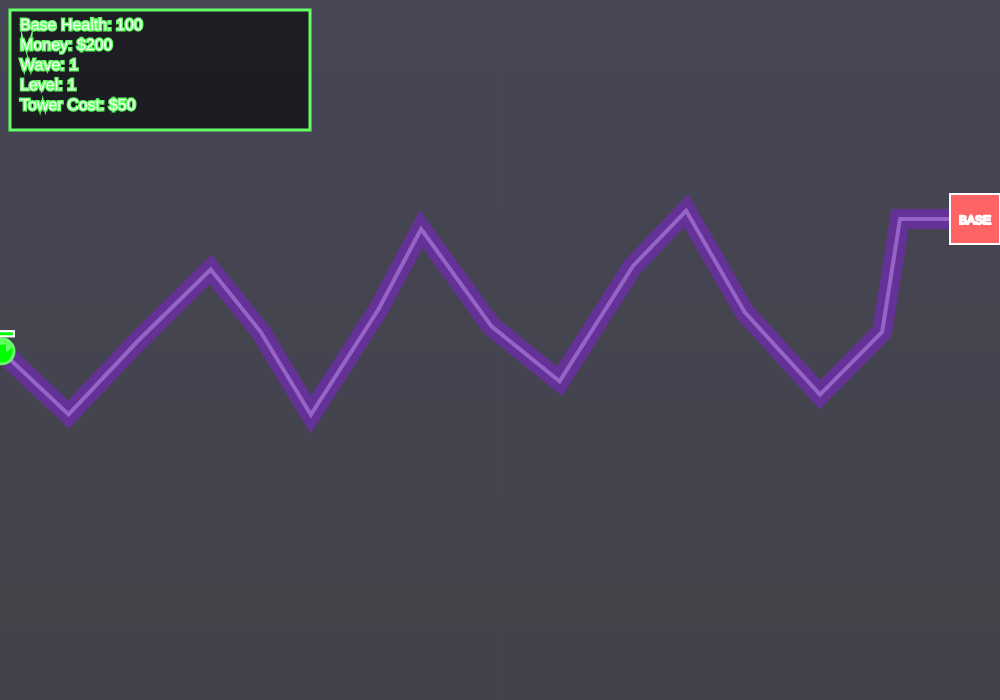
Frame 1 (no input)
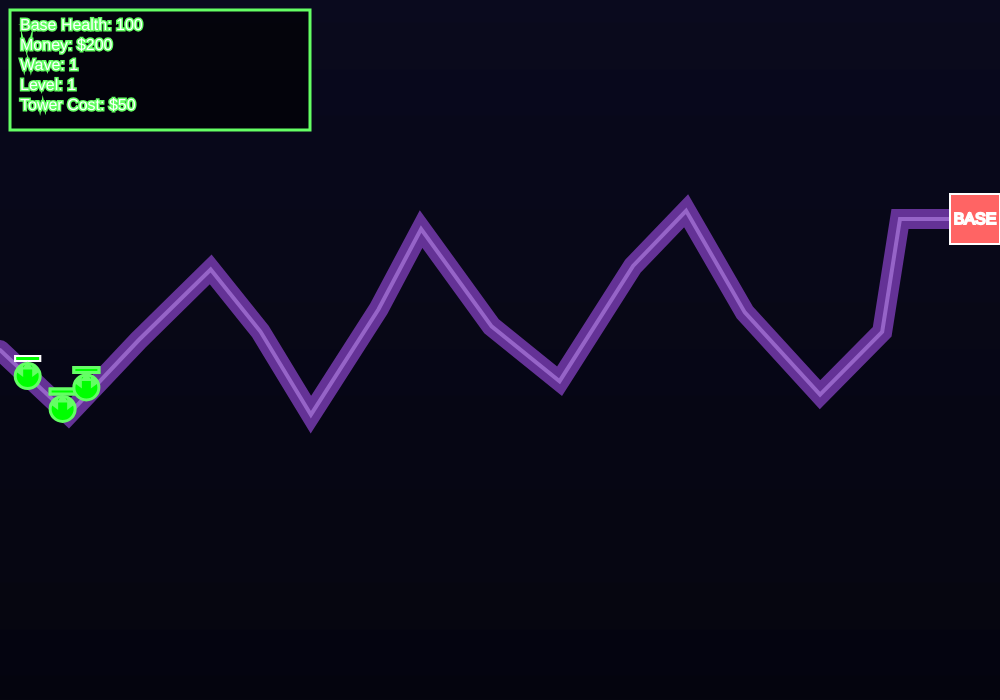
Frame 60 (no input)
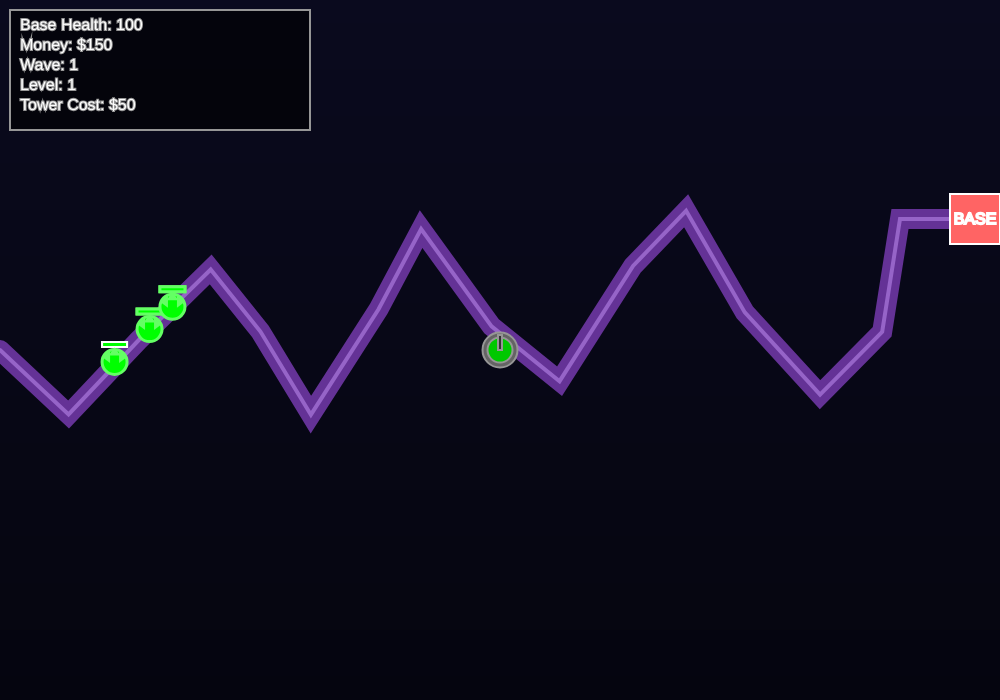
Frame 120 (the mouse pressed at the canvas centre since frame 60)

The p5.js sketch that drew these frames (run headless with seeded random() and noise() and a simulated clock; from frame 60 on, the mouse is pressed at the canvas centre):

// p5.js sketch
// ── sketch.js
let path = []; // Path for aliens to follow
let aliens = []; // Array to store alien entities
let towers = []; // Array to store towers
let baseHealth = 100; // Player's base health
let wave = 1; // Current wave of aliens
let towerCost = 50; // Cost to place a tower
let playerMoney = 200; // Player's starting money
let level = 1; // Current level
let selectedTower = null; // Currently selected tower for upgrades
let spawningWave = false; // Flag to prevent multiple wave spawning

function setup() {
  createCanvas(1000, 700);
  generatePath(level); // Create the path for aliens based on level
  spawnAliens(); // Spawn initial wave of aliens
}

function draw() {
  // Nice gradient background
  for (let i = 0; i <= height; i++) {
    let inter = map(i, 0, height, 0, 1);
    let c = lerpColor(color(10, 10, 30), color(5, 5, 15), inter);
    stroke(c);
    line(0, i, width, i);
  }
  
  drawPath(); // Render the path
  updateAliens(); // Update alien positions
  updateTowers(); // Update tower attacks
  checkBaseHealth(); // Check if base health is depleted
  displayUI(); // Display player stats (money, health, wave, level)
  drawUpgradePanel(); // Draw upgrade buttons
}

function generatePath(level) {
  path = []; // Clear the path for the new level

  let currentX = 0; // Start point
  let currentY = height / 2; // Start in the middle

  path.push({ x: currentX, y: currentY }); // Add the starting point

  let steps = 15; // More segments for longer path
  let zigzagDirection = 1; // For creating zigzag pattern
  
  for (let i = 0; i < steps; i++) {
    let nextX = currentX + random(40, 80); // Move forward in X direction
    let nextY = currentY + (zigzagDirection * random(50, 120)); // Zigzag pattern
    
    // Alternate zigzag direction
    if (i % 2 === 0) {
      zigzagDirection *= -1;
    }

    // Ensure the path stays within canvas bounds
    nextX = constrain(nextX, 0, width - 100);
    nextY = constrain(nextY, 100, height - 100);

    path.push({ x: nextX, y: nextY }); // Add the next point to the path

    currentX = nextX;
    currentY = nextY;
  }

  // Ensure the path ends at the right edge of the canvas
  path.push({ x: width, y: currentY });
}

function drawPath() {
  // Draw path background
  stroke(100, 50, 150);
  strokeWeight(20);
  noFill();
  beginShape();
  for (let point of path) {
    vertex(point.x, point.y);
  }
  endShape();
  
  // Draw path center line
  stroke(150, 100, 200);
  strokeWeight(4);
  beginShape();
  for (let point of path) {
    vertex(point.x, point.y);
  }
  endShape();
  
  // Draw base at the end
  fill(255, 100, 100);
  stroke(255);
  strokeWeight(2);
  rect(width - 50, path[path.length - 1].y - 25, 50, 50);
  fill(255);
  textAlign(CENTER);
  text("BASE", width - 25, path[path.length - 1].y + 5);
}

function spawnAliens() {
  for (let i = 0; i < wave * 3; i++) {
    setTimeout(() => {
      let alienType = random() > 0.5 ? new FastAlien(path[0].x, path[0].y) : new StrongAlien(path[0].x, path[0].y);
      aliens.push(alienType);
    }, i * 500); // Spawn with delay
  }
}

function updateAliens() {
  let survivingAliens = []; // Track aliens that survive the wave

  for (let i = aliens.length - 1; i >= 0; i--) {
    let alien = aliens[i];
    alien.update();
    alien.display();
    
    if (alien.reachedBase()) {
      baseHealth -= alien.damage; // Reduce base health if alien reaches the base
      aliens.splice(i, 1); // Remove alien
    } else if (alien.health <= 0) {
      playerMoney += 10; // Give money for killing alien
      aliens.splice(i, 1); // Remove dead alien
    } else {
      survivingAliens.push(alien); // Add alien to surviving list if not killed
    }
  }

  // Progress to the next wave if all aliens are defeated or reach the base
  if (aliens.length === 0 && !spawningWave) {
    spawningWave = true; // Set flag to prevent multiple calls
    wave++;
    if (wave > 5) {
      wave = 1;
      level++;
      generatePath(level); // Generate new path for the next level
    }
    evolveAliens(survivingAliens); // Evolve aliens for the next wave
  }
}

function evolveAliens(survivingAliens) {
  setTimeout(() => {
    for (let i = 0; i < wave * 3; i++) {
      setTimeout(() => {
        if (survivingAliens.length > 0) {
          // Select a random surviving alien as a "parent"
          let parent = random(survivingAliens);

          // Mutate attributes slightly to make aliens stronger
          let speed = constrain(parent.speed + random(-0.5, 0.5), 1, 5);
          let health = constrain(parent.health + random(-5, 10), 10, 100);
          let damage = constrain(parent.damage + random(-1, 2), 5, 30);

          // Create a new alien with mutated attributes
          aliens.push(new Alien(path[0].x, path[0].y, speed, damage, health, true)); // Mark as mutated
        } else {
          // If no survivors, spawn default aliens
          let alienType = random() > 0.5 ? new FastAlien(path[0].x, path[0].y) : new StrongAlien(path[0].x, path[0].y);
          aliens.push(alienType);
        }
        
        // Reset the spawning flag when the last alien is spawned
        if (i === wave * 3 - 1) {
          spawningWave = false;
        }
      }, i * 500);
    }
  }, 2000); // Wait 2 seconds before next wave
}

function updateTowers() {
  for (let tower of towers) {
    tower.attack(aliens); // Attack aliens within range
    tower.display();
  }
}

function checkBaseHealth() {
  if (baseHealth <= 0) {
    noLoop(); // Stop the game
    fill(255, 0, 0);
    textSize(48);
    textAlign(CENTER);
    text("GAME OVER!", width/2, height/2);
  }
}

function displayUI() {
  // UI Background
  fill(0, 0, 0, 150);
  rect(10, 10, 300, 120);
  
  fill(255);
  textAlign(LEFT);
  textSize(16);
  text(`Base Health: ${baseHealth}`, 20, 30);
  text(`Money: $${playerMoney}`, 20, 50);
  text(`Wave: ${wave}`, 20, 70);
  text(`Level: ${level}`, 20, 90);
  text(`Tower Cost: $${towerCost}`, 20, 110);
}

function drawUpgradePanel() {
  if (selectedTower) {
    // Upgrade panel background
    fill(0, 0, 0, 200);
    rect(width - 250, 50, 240, 200);
    
    fill(255);
    textAlign(CENTER);
    textSize(18);
    text("Tower Upgrades", width - 130, 75);
    
    textSize(14);
    text(`Damage: ${selectedTower.damage}`, width - 130, 100);
    text(`Fire Rate: ${60/selectedTower.fireRate}`, width - 130, 120);
    
    // Upgrade buttons
    fill(100, 150, 255);
    rect(width - 230, 140, 100, 30);
    rect(width - 120, 140, 100, 30);
    
    fill(255);
    text("Upgrade Damage", width - 180, 160);
    text("($50)", width - 180, 175);
    text("Upgrade Fire Rate", width - 70, 160);
    text("($30)", width - 70, 175);
    
    // Close button
    fill(255, 100, 100);
    rect(width - 230, 200, 200, 30);
    fill(255);
    text("Close", width - 130, 220);
  }
}

function mousePressed() {
  // Check upgrade panel clicks
  if (selectedTower) {
    // Damage upgrade button
    if (mouseX > width - 230 && mouseX < width - 130 && mouseY > 140 && mouseY < 170) {
      if (playerMoney >= 50) {
        selectedTower.damage += 5;
        playerMoney -= 50;
      }
      return;
    }
    // Fire rate upgrade button
    if (mouseX > width - 120 && mouseX < width - 20 && mouseY > 140 && mouseY < 170) {
      if (playerMoney >= 30) {
        selectedTower.fireRate = max(5, selectedTower.fireRate - 3);
        playerMoney -= 30;
      }
      return;
    }
    // Close button
    if (mouseX > width - 230 && mouseX < width - 30 && mouseY > 200 && mouseY < 230) {
      selectedTower = null;
      return;
    }
  }
  
  // Check if clicking on existing tower
  for (let tower of towers) {
    if (dist(mouseX, mouseY, tower.x, tower.y) < 20) {
      selectedTower = tower;
      return;
    }
  }
  
  // Place a tower if the player has enough money
  if (playerMoney >= towerCost) {
    towers.push(new Tower(mouseX, mouseY));
    playerMoney -= towerCost;
  }
}

class Alien {
  constructor(x, y, speed, damage, health, mutated = false) {
    this.x = x;
    this.y = y;
    this.speed = speed;
    this.damage = damage;
    this.health = health;
    this.maxHealth = health;
    this.pathIndex = 0; // Current point in the path
    this.mutated = mutated; // Flag to indicate if the alien is mutated
  }

  update() {
    // Move toward the next point in the path
    if (this.pathIndex < path.length - 1) {
      let target = path[this.pathIndex + 1];
      let dx = target.x - this.x;
      let dy = target.y - this.y;
      let distToTarget = sqrt(dx * dx + dy * dy);
      if (distToTarget < 10) {
        this.pathIndex++;
      } else {
        this.x += (dx / distToTarget) * this.speed;
        this.y += (dy / distToTarget) * this.speed;
      }
    }
  }

  display() {
    // Health bar
    let barWidth = 20;
    let barHeight = 4;
    fill(255, 0, 0);
    rect(this.x - barWidth/2, this.y - 15, barWidth, barHeight);
    fill(0, 255, 0);
    rect(this.x - barWidth/2, this.y - 15, (this.health/this.maxHealth) * barWidth, barHeight);
    
    // Alien body
    if (this.mutated) {
      fill(255, 0, 255); // Purple color for mutated aliens
      stroke(255, 100, 255);
    } else {
      fill(255, 0, 0); // Red color for normal aliens
      stroke(255, 100, 100);
    }
    strokeWeight(2);
    ellipse(this.x, this.y, 20, 20);
    
    // Eyes
    fill(255);
    ellipse(this.x - 5, this.y - 3, 4, 4);
    ellipse(this.x + 5, this.y - 3, 4, 4);
  }

  reachedBase() {
    return this.pathIndex >= path.length - 1;
  }
}

class FastAlien extends Alien {
  constructor(x, y, mutated = false) {
    super(x, y, 4, 5, 20, mutated); // Faster speed, lower damage, lower health
  }

  display() {
    // Health bar
    let barWidth = 20;
    let barHeight = 4;
    fill(255, 0, 0);
    rect(this.x - barWidth/2, this.y - 15, barWidth, barHeight);
    fill(0, 255, 0);
    rect(this.x - barWidth/2, this.y - 15, (this.health/this.maxHealth) * barWidth, barHeight);
    
    if (this.mutated) {
      fill(100, 100, 255); // Light blue for mutated fast aliens
      stroke(150, 150, 255);
    } else {
      fill(0, 0, 255); // Blue color for fast aliens
      stroke(100, 100, 255);
    }
    strokeWeight(2);
    ellipse(this.x, this.y, 18, 18);
    
    // Speed lines
    stroke(255);
    strokeWeight(1);
    line(this.x - 15, this.y, this.x - 10, this.y);
    line(this.x - 15, this.y - 3, this.x - 8, this.y - 3);
    line(this.x - 15, this.y + 3, this.x - 8, this.y + 3);
  }
}

class StrongAlien extends Alien {
  constructor(x, y, mutated = false) {
    super(x, y, 2, 15, 50, mutated); // Slower speed, higher damage, higher health
  }

  display() {
    // Health bar
    let barWidth = 25;
    let barHeight = 5;
    fill(255, 0, 0);
    rect(this.x - barWidth/2, this.y - 20, barWidth, barHeight);
    fill(0, 255, 0);
    rect(this.x - barWidth/2, this.y - 20, (this.health/this.maxHealth) * barWidth, barHeight);
    
    if (this.mutated) {
      fill(100, 255, 100); // Light green for mutated strong aliens
      stroke(150, 255, 150);
    } else {
      fill(0, 255, 0); // Green color for strong aliens
      stroke(100, 255, 100);
    }
    strokeWeight(3);
    ellipse(this.x, this.y, 25, 25);
    
    // Armor spikes
    fill(200);
    triangle(this.x, this.y - 12, this.x - 3, this.y - 8, this.x + 3, this.y - 8);
    triangle(this.x - 10, this.y - 5, this.x - 6, this.y - 8, this.x - 6, this.y - 2);
    triangle(this.x + 10, this.y - 5, this.x + 6, this.y - 8, this.x + 6, this.y - 2);
  }
}

class Tower {
  constructor(x, y) {
    this.x = x;
    this.y = y;
    this.range = 100; // Attack range
    this.damage = 20; // Damage dealt to aliens
    this.projectiles = []; // Array to store projectiles
    this.fireRate = 30; // Frames between shots
    this.lastShot = 0; // Track the last frame a shot was fired
  }

  attack(aliens) {
    // Fire projectiles at aliens in range
    if (frameCount - this.lastShot >= this.fireRate) {
      for (let alien of aliens) {
        let d = dist(this.x, this.y, alien.x, alien.y);
        if (d < this.range) {
          this.projectiles.push(new Projectile(this.x, this.y, alien, this.damage));
          this.lastShot = frameCount; // Update last shot time
          break; // Shoot at one alien per frame
        }
      }
    }

    // Update and display projectiles
    for (let i = this.projectiles.length - 1; i >= 0; i--) {
      let projectile = this.projectiles[i];
      projectile.update();
      projectile.display();
      if (projectile.hitTarget()) {
        projectile.target.health -= projectile.damage; // Deal damage to the alien
        this.projectiles.splice(i, 1); // Remove projectile after hitting target
      } else if (projectile.outOfBounds()) {
        this.projectiles.splice(i, 1); // Remove projectile if it goes out of bounds
      }
    }
  }

  display() {
    // Tower base
    fill(100, 100, 100);
    stroke(150);
    strokeWeight(2);
    ellipse(this.x, this.y, 35, 35);
    
    // Tower turret
    fill(0, 200, 0);
    ellipse(this.x, this.y, 25, 25);
    
    // Tower barrel
    fill(50);
    rect(this.x - 2, this.y - 15, 4, 15);
    
    // Range indicator when selected
    if (selectedTower === this) {
      noFill();
      stroke(0, 255, 0, 100);
      strokeWeight(2);
      ellipse(this.x, this.y, this.range * 2, this.range * 2);
    }
  }
}

class Projectile {
  constructor(x, y, target, damage) {
    this.x = x;
    this.y = y;
    this.target = target; // Target alien
    this.damage = damage; // Damage dealt to the target
    this.speed = 8; // Speed of the projectile
  }

  update() {
    // Move toward the target
    let dx = this.target.x - this.x;
    let dy = this.target.y - this.y;
    let distToTarget = sqrt(dx * dx + dy * dy);
    this.x += (dx / distToTarget) * this.speed;
    this.y += (dy / distToTarget) * this.speed;
  }

  display() {
    fill(255, 255, 0);
    stroke(255, 200, 0);
    strokeWeight(2);
    ellipse(this.x, this.y, 8, 8); // Draw the projectile
  }

  hitTarget() {
    // Check if the projectile hits the target
    return dist(this.x, this.y, this.target.x, this.target.y) < 12;
  }

  outOfBounds() {
    // Check if the projectile goes out of bounds
    return this.x < 0 || this.x > width || this.y < 0 || this.y > height;
  }
}


// ── alien.js
// Genetic algorithm settings
let populationSize = 50;
let mutationRate = 0.1;

// Wave spawning variables
let spawnTimer = 0;
let aliensToSpawn = 0;
let spawnDelay = 90; // frames between spawns

function initializeAlienGenes() {
    alienGenes = [];
    for (let i = 0; i < populationSize; i++) {
        alienGenes.push({
            health: random(50, 150),
            speed: random(0.5, 2.5),
            spawnSide: floor(random(4)) // 0=top, 1=right, 2=bottom, 3=left
        });
    }
}

function handleSpawning() {
    if (gameState.waveActive && aliensToSpawn > 0) {
        spawnTimer++;
        
        if (spawnTimer >= spawnDelay) {
            // Spawn an alien
            spawnAlien();
            console.log(`✨ Spawned alien ${aliens.length}, ${aliensToSpawn - 1} remaining`);
            
            aliensToSpawn--;
            spawnTimer = 0; // Reset timer
            
            if (aliensToSpawn === 0) {
                console.log("🎯 All aliens spawned for this wave");
            }
        }
    }
}

function checkObstacleCollision(x, y) {
    // Check bounds
    if (x < 0 || x >= width || y < 0 || y >= height) {
        return true;
    }
    
    // Check terrain grid for rocks - FIX: correct array indexing
    if (window.terrainGrid) {
        let gridX = floor(x / cellSize);
        let gridY = floor(y / cellSize);
        
        if (gridX >= 0 && gridX < mapCols && gridY >= 0 && gridY < mapRows) {
            return window.terrainGrid[gridX][gridY] === 'rock'; // Fixed: was [gridY][gridX]
        }
    }
    
    return false;
}

function updateAlien(alien) {
    // Move toward target with improved collision detection
    let dx = alien.target.x - alien.x;
    let dy = alien.target.y - alien.y;
    let distance = sqrt(dx * dx + dy * dy);
    
    if (distance > 5) {
        // Calculate movement direction
        let moveX = (dx / distance) * alien.speed;
        let moveY = (dy / distance) * alien.speed;
        
        // Use smaller steps for collision detection to prevent tunneling
        let steps = ceil(alien.speed); // Break movement into smaller steps
        let stepX = moveX / steps;
        let stepY = moveY / steps;
        
        let currentX = alien.x;
        let currentY = alien.y;
        let alienRadius = 7.5;
        let collisionDetected = false;
        
        // Check each small step
        for (let step = 0; step < steps; step++) {
            let nextX = currentX + stepX;
            let nextY = currentY + stepY;
            
            // Check collision at multiple points around the alien
            let checkPoints = [
                {x: nextX, y: nextY}, // center
                {x: nextX - alienRadius, y: nextY - alienRadius}, // top-left
                {x: nextX + alienRadius, y: nextY - alienRadius}, // top-right
                {x: nextX - alienRadius, y: nextY + alienRadius}, // bottom-left
                {x: nextX + alienRadius, y: nextY + alienRadius}  // bottom-right
            ];
            
            let stepCollision = false;
            for (let point of checkPoints) {
                if (checkObstacleCollision(point.x, point.y)) {
                    stepCollision = true;
                    collisionDetected = true;
                    break;
                }
            }
            
            if (stepCollision) {
                break; // Stop moving if we hit an obstacle
            }
            
            // Move to next step position
            currentX = nextX;
            currentY = nextY;
        }
        
        if (!collisionDetected) {
            // Safe to move to final position
            alien.x = currentX;
            alien.y = currentY;
        } else {
            // Collision detected - try to move around obstacle
            moveAroundObstacle(alien, dx, dy, distance);
        }
    } else {
        // Pick new target that's not on a rock
        alien.target = findValidTarget();
    }
    
    // Capture territory
    let gridX = floor(alien.x / cellSize);
    let gridY = floor(alien.y / cellSize);
    if (gridX >= 0 && gridX < mapCols && gridY >= 0 && gridY < mapRows) {
        territory[gridX][gridY] = 'alien';
    }
}

function moveAroundObstacle(alien, dx, dy, distance) {
    // Add a stuckCounter to track if alien is stuck
    if (!alien.stuckCounter) alien.stuckCounter = 0;
    if (!alien.lastPosition) alien.lastPosition = {x: alien.x, y: alien.y};
    
    // Check if alien hasn't moved much (is stuck)
    let distanceMoved = sqrt((alien.x - alien.lastPosition.x)**2 + (alien.y - alien.lastPosition.y)**2);
    if (distanceMoved < 1) {
        alien.stuckCounter++;
    } else {
        alien.stuckCounter = 0;
    }
    
    // If stuck for too long, pick a completely new target
    if (alien.stuckCounter > 20) {
        alien.target = findValidTarget();
        alien.stuckCounter = 0;
        alien.lastPosition = {x: alien.x, y: alien.y};
        return;
    }
    
    // Try moving perpendicular to the obstacle with smaller steps
    let alienRadius = 7.5;
    let avoidanceSpeed = alien.speed * 0.5; // Slower when avoiding obstacles
    let perpX1 = -dy / distance * avoidanceSpeed;
    let perpY1 = dx / distance * avoidanceSpeed;
    let perpX2 = dy / distance * avoidanceSpeed;
    let perpY2 = -dx / distance * avoidanceSpeed;
    
    // Try first perpendicular direction with step-by-step checking
    if (canMoveTo(alien.x + perpX1, alien.y + perpY1, alienRadius)) {
        alien.x += perpX1;
        alien.y += perpY1;
        alien.lastPosition = {x: alien.x, y: alien.y};
    }
    // Try second perpendicular direction
    else if (canMoveTo(alien.x + perpX2, alien.y + perpY2, alienRadius)) {
        alien.x += perpX2;
        alien.y += perpY2;
        alien.lastPosition = {x: alien.x, y: alien.y};
    }
    // Try moving at an angle (diagonal avoidance)
    else {
        let angleOffset = alien.stuckCounter * 0.2; // More dramatic angle changes
        let newDx = dx * cos(angleOffset) - dy * sin(angleOffset);
        let newDy = dx * sin(angleOffset) + dy * cos(angleOffset);
        let newDistance = sqrt(newDx * newDx + newDy * newDy);
        
        if (newDistance > 0) {
            let testX = alien.x + (newDx / newDistance) * avoidanceSpeed;
            let testY = alien.y + (newDy / newDistance) * avoidanceSpeed;
            
            if (canMoveTo(testX, testY, alienRadius)) {
                alien.x = testX;
                alien.y = testY;
                alien.lastPosition = {x: alien.x, y: alien.y};
            }
        }
    }
}

function canMoveTo(x, y, radius) {
    // Check multiple points around the alien's intended position
    let checkPoints = [
        {x: x, y: y}, // center
        {x: x - radius, y: y - radius}, // top-left
        {x: x + radius, y: y - radius}, // top-right
        {x: x - radius, y: y + radius}, // bottom-left
        {x: x + radius, y: y + radius}, // bottom-right
        {x: x - radius, y: y}, // left
        {x: x + radius, y: y}, // right
        {x: x, y: y - radius}, // top
        {x: x, y: y + radius}  // bottom
    ];
    
    for (let point of checkPoints) {
        if (checkObstacleCollision(point.x, point.y)) {
            return false;
        }
    }
    
    return true;
}

function findValidTarget() {
    let attempts = 0;
    let target = { x: random(width), y: random(height) };
    
    // Try up to 50 times to find a valid target
    while (attempts < 70) {
        target = { 
            x: random(cellSize, width - cellSize), 
            y: random(cellSize, height - cellSize) 
        };
        
        // Check a small area around the target, not just the exact point
        let validTarget = true;
        for (let offsetX = -10; offsetX <= 10; offsetX += 5) {
            for (let offsetY = -10; offsetY <= 10; offsetY += 5) {
                if (checkObstacleCollision(target.x + offsetX, target.y + offsetY)) {
                    validTarget = false;
                    break;
                }
            }
            if (!validTarget) break;
        }
        
        if (validTarget) {
            break;
        }
        
        attempts++;
    }
    
    return target;
}

function spawnAlien() {
    let gene = random(alienGenes);
    let alien = {
        x: 0,
        y: 0,
        health: gene.health,
        maxHealth: gene.health,
        speed: gene.speed,
        target: findValidTarget(),
        captureRadius: 30,
        stuckCounter: 0,
        lastPosition: {x: 0, y: 0}
    };
    
    // Set spawn position based on gene, avoiding rocks
    let spawnAttempts = 0;
    let validSpawn = false;
    
    while (!validSpawn && spawnAttempts < 50) {
        switch(gene.spawnSide) {
            case 0: // top
                alien.x = random(20, width - 20);
                alien.y = 20;
                break;
            case 1: // right
                alien.x = width - 20;
                alien.y = random(20, height - 20);
                break;
            case 2: // bottom
                alien.x = random(20, width - 20);
                alien.y = height - 20;
                break;
            case 3: // left
                alien.x = 20;
                alien.y = random(20, height - 20);
                break;
        }
        
        // Check if spawn position is clear (including area around alien)
        validSpawn = true;
        for (let offsetX = -10; offsetX <= 10; offsetX += 5) {
            for (let offsetY = -10; offsetY <= 10; offsetY += 5) {
                if (checkObstacleCollision(alien.x + offsetX, alien.y + offsetY)) {
                    validSpawn = false;
                    break;
                }
            }
            if (!validSpawn) break;
        }
        
        spawnAttempts++;
    }
    
    // If we couldn't find a valid spawn position, try center of map
    if (!validSpawn) {
        alien.x = width / 2;
        alien.y = height / 2;
    }
    
    alien.lastPosition = {x: alien.x, y: alien.y};
    aliens.push(alien);
}

function trackAlienPerformance(alien) {
    // Track when alien dies and calculate survival time
    if (!alien.spawnTime) {
        alien.spawnTime = frameCount;
    }
    
    if (alien.health <= 0) {
        gameState.money += 100; // Reward for killing alien
        alien.survivalTime = frameCount - alien.spawnTime;
        // Store performance data for genetic algorithm
        if (!alien.geneIndex && alien.geneIndex !== 0) {
            // Find which gene this alien came from
            for (let i = 0; i < alienGenes.length; i++) {
                if (alienGenes[i].health === alien.maxHealth && 
                    alienGenes[i].speed === alien.speed) {
                    alien.geneIndex = i;
                    break;
                }
            }
        }
        
        if (alien.geneIndex !== undefined) {
            if (!alienGenes[alien.geneIndex].totalSurvivalTime) {
                alienGenes[alien.geneIndex].totalSurvivalTime = 0;
                alienGenes[alien.geneIndex].spawnCount = 0;
            }
            alienGenes[alien.geneIndex].totalSurvivalTime += alien.survivalTime;
            alienGenes[alien.geneIndex].spawnCount++;
        }
    }
}

function evolveAliens() {
    // Enhanced genetic algorithm using performance data
    let newGenes = [];
    
    // Calculate fitness scores based on performance
    for (let gene of alienGenes) {
        if (gene.spawnCount > 0) {
            gene.avgSurvivalTime = gene.totalSurvivalTime / gene.spawnCount;
            gene.fitness = gene.avgSurvivalTime + (gene.health * 0.1) + (gene.speed * 10);
        } else {
            gene.fitness = gene.health * 0.1; // Fallback for unspawned genes
        }
    }
    
    // Sort by fitness instead of just health
    alienGenes.sort((a, b) => (b.fitness || 0) - (a.fitness || 0));
    
    // Keep best performers
    for (let i = 0; i < populationSize / 2; i++) {
        newGenes.push({...alienGenes[i]}); // Copy to avoid reference issues
    }
    
    // Create offspring with mutations
    while (newGenes.length < populationSize) {
        let parent1 = random(newGenes);
        let parent2 = random(newGenes);
        
        let child = {
            health: lerp(parent1.health, parent2.health, 0.5),
            speed: lerp(parent1.speed, parent2.speed, 0.5),
            spawnSide: random() < 0.5 ? parent1.spawnSide : parent2.spawnSide
        };
        
        // Mutation
        if (random() < mutationRate) {
            child.health += random(-20, 20);
            child.speed += random(-0.5, 0.5);
            child.spawnSide = floor(random(4));
        }
        
        // Clamp values to reasonable ranges
        child.health = constrain(child.health, 30, 200);
        child.speed = constrain(child.speed, 0.3, 3.0);
        
        newGenes.push(child);
    }
    
    alienGenes = newGenes;
    console.log(`🧬 Evolution complete. Best fitness: ${alienGenes[0].fitness?.toFixed(1) || 'N/A'}`);
} 

// ── map.js
function initializeTerritory() {
    territory = [];
    for (let i = 0; i < mapCols; i++) {
        territory[i] = [];
        for (let j = 0; j < mapRows; j++) {
            territory[i][j] = 'neutral'; // 'neutral', 'player', 'alien'
        }
    }
}

function generateMap() {
    // Define tile types and their adjacency rules - removed water, reduced rock probability
    let tileTypes = {
        'ground': { adjacent: ['ground', 'rock'], color: [34, 139, 34] },
        'rock': { adjacent: ['ground', 'rock'], color: [105, 105, 105] }
    };
    
    // Initialize grid with all possibilities
    let waveGrid = [];
    for (let i = 0; i < mapCols; i++) {
        waveGrid[i] = [];
        for (let j = 0; j < mapRows; j++) {
            // Weight the initial possibilities to favor ground over rock
            let possibilities = [];
            // Add ground multiple times to increase its probability
            for (let k = 0; k < 9; k++) { // 8 ground vs 2 rock = 80% ground, 20% rock
                possibilities.push('ground');
            }
            for (let k = 0; k < 1; k++) {
                possibilities.push('rock');
            }
            waveGrid[i][j] = possibilities;
        }
    }
    
    // Simple WFC implementation
    let maxIterations = mapCols * mapRows * 2; // Prevent infinite loops
    let iterations = 0;
    
    while (!isFullyCollapsed(waveGrid) && iterations < maxIterations) {
        let cell = findLowestEntropy(waveGrid);
        if (cell) {
            let chosenTile = random(waveGrid[cell.x][cell.y]);
            waveGrid[cell.x][cell.y] = [chosenTile];
            
            // Propagate constraints to neighbors
            propagateConstraints(waveGrid, cell.x, cell.y, tileTypes);
        }
        iterations++;
    }
    
    // Convert to obstacles and store terrain
    obstacles = [];
    window.terrainGrid = []; // Store terrain for drawing
    
    for (let i = 0; i < mapCols; i++) {
        window.terrainGrid[i] = [];
        for (let j = 0; j < mapRows; j++) {
            let tileType = waveGrid[i][j].length > 0 ? waveGrid[i][j][0] : 'ground';
            window.terrainGrid[i][j] = tileType;
            
            if (tileType === 'rock') {
                obstacles.push({x: i * cellSize, y: j * cellSize});
            }
        }
    }
}

function isFullyCollapsed(grid) {
    for (let i = 0; i < grid.length; i++) {
        for (let j = 0; j < grid[i].length; j++) {
            if (grid[i][j].length > 1) {
                return false;
            }
        }
    }
    return true;
}

function findLowestEntropy(grid) {
    let minEntropy = Infinity;
    let candidates = [];
    
    for (let i = 0; i < grid.length; i++) {
        for (let j = 0; j < grid[i].length; j++) {
            let entropy = grid[i][j].length;
            if (entropy > 1 && entropy < minEntropy) {
                minEntropy = entropy;
                candidates = [{x: i, y: j}];
            } else if (entropy === minEntropy && entropy > 1) {
                candidates.push({x: i, y: j});
            }
        }
    }
    
    return candidates.length > 0 ? random(candidates) : null;
}

function propagateConstraints(grid, x, y, tileTypes) {
    let stack = [{x: x, y: y}];
    
    while (stack.length > 0) {
        let current = stack.pop();
        let currentTile = grid[current.x][current.y][0];
        
        // Check all 4 neighbors
        let neighbors = [
            {x: current.x - 1, y: current.y},
            {x: current.x + 1, y: current.y},
            {x: current.x, y: current.y - 1},
            {x: current.x, y: current.y + 1}
        ];
        
        for (let neighbor of neighbors) {
            if (neighbor.x >= 0 && neighbor.x < grid.length && 
                neighbor.y >= 0 && neighbor.y < grid[0].length) {
                
                if (grid[neighbor.x][neighbor.y].length > 1) {
                    let oldLength = grid[neighbor.x][neighbor.y].length;
                    
                    // Filter neighbor possibilities based on current tile's adjacency rules
                    grid[neighbor.x][neighbor.y] = grid[neighbor.x][neighbor.y].filter(tile => 
                        tileTypes[currentTile].adjacent.includes(tile)
                    );
                    
                    // If possibilities changed, add to stack for further propagation
                    if (grid[neighbor.x][neighbor.y].length < oldLength && 
                        grid[neighbor.x][neighbor.y].length > 0) {
                        stack.push(neighbor);
                    }
                    
                    // Handle contradiction (no valid tiles left)
                    if (grid[neighbor.x][neighbor.y].length === 0) {
                        grid[neighbor.x][neighbor.y] = ['ground']; // Fallback
                    }
                }
            }
        }
    }
}

function updateTerritory() {
    // Slowly convert alien territory back to neutral
    if (frameCount % 300 === 0) {
        for (let i = 0; i < mapCols; i++) {
            for (let j = 0; j < mapRows; j++) {
                if (territory[i][j] === 'alien' && random() < 0.1) {
                    territory[i][j] = 'neutral';
                }
            }
        }
    }
}

function calculateCapturedPercent() {
    let alienCells = 0;
    let totalCells = mapCols * mapRows * 0.8;
    
    for (let i = 0; i < mapCols; i++) {
        for (let j = 0; j < mapRows; j++) {
            if (territory[i][j] === 'alien') {
                alienCells++;
            }
        }
    }
    
    capturedPercent = (alienCells / totalCells) * 100;
}
// ── screens.js
function drawIntro() {
    // Create animated background
    background(20, 20, 40);
    
    // Draw moving stars
    fill(255, 255, 255, 150);
    for (let i = 0; i < 50; i++) {
        let x = (frameCount * 0.5 + i * 123) % width;
        let y = (i * 234) % height;
        ellipse(x, y, 2, 2);
    }
    
    // Draw larger moving stars
    fill(255, 255, 255, 100);
    for (let i = 0; i < 20; i++) {
        let x = (frameCount * 0.2 + i * 456) % width;
        let y = (i * 789) % height;
        ellipse(x, y, 3, 3);
    }
    
    // Title with glow effect
    textAlign(CENTER);
    
    // Glow effect
    fill(255, 0, 0, 50);
    textSize(52);
    text("ALIEN INVASION", width/2 + 2, height/2 - 180 + 2);
    fill(255, 0, 0, 50);
    text("ALIEN INVASION", width/2 - 2, height/2 - 180 - 2);
    
    // Main title
    fill(255, 50, 50);
    textSize(50);
    text("ALIEN INVASION", width/2, height/2 - 180);
    
    // Subtitle with animation
    let pulseAlpha = 150 + sin(frameCount * 0.1) * 105;
    fill(255, 255, 100, pulseAlpha);
    textSize(24);
    text("Defend Earth from the Evolving Threat", width/2, height/2 - 140);
    
    // Game description
    fill(200, 200, 255);
    textSize(16);
    text("In the year 2157, Earth detects a massive alien presence—Xenomorphs—emerging ", width/2, height/2 - 100);
    text("from the void between galaxies. These adaptive beings evolve with every battle,", width/2, height/2 - 80);
    text("growing stronger through surviving units. As humanity’s last line of defense,", width/2, height/2 - 60);
    text("you must fortify invasion routes before their deadlier return", width/2, height/2 - 40);
    text("The fate of mankind depends on your strategy.", width/2, height/2 - 20);
    // Instructions box
    fill(0, 0, 0, 100);
    rect(width/2 - 200, height/2 + 20, 400, 160, 10);
    
    fill(255, 255, 255);
    textSize(18);
    text("HOW TO PLAY:", width/2, height/2 + 45);
    
    textSize(14);
    textAlign(LEFT);
    text("• Press SPACE to start each wave", width/2 - 180, height/2 + 70);
    text("• Click to place turrets (Combat or Money)", width/2 - 180, height/2 + 90);
    text("• Combat turrets shoot aliens", width/2 - 180, height/2 + 110);
    text("• Money turrets generate income", width/2 - 180, height/2 + 130);
    text("• Don't let aliens capture 50% of the world!", width/2 - 180, height/2 + 150);
    text("• Survive 25 waves to secure our future!", width/2 - 180, height/2 + 170);
    
    // Start button with animation
    textAlign(CENTER);
    let buttonPulse = 1 + sin(frameCount * 0.15) * 0.1;
    
    // Button background
    fill(0, 150, 0, 200);
    rect(width/2 - 130 * buttonPulse, height/2 + 200, 260 * buttonPulse, 50 * buttonPulse, 10);
    
    // Button border
    stroke(0, 255, 0);
    strokeWeight(2);
    noFill();
    rect(width/2 - 130 * buttonPulse, height/2 + 200, 260 * buttonPulse, 50 * buttonPulse, 10);
    noStroke();
    
    // Button text
    fill(255, 255, 255);
    textSize(20 * buttonPulse);
    text("PRESS ENTER TO START", width/2, height/2 + 230);
    
    // Credits
    fill(150, 150, 150);
    textSize(12);
    text("Features: Wave Function Collapse • Genetic Algorithm • Line of Sight", width/2, height - 40);
    text("Press 'R' anytime to restart", width/2, height - 20);
    
    // Add some alien silhouettes floating around
    fill(255, 0, 0, 100);
    for (let i = 0; i < 5; i++) {
        let alienX = width/4 - 50 + sin(frameCount * 0.02 + i) * 100;
        let alienY = 125 + i * 80 + cos(frameCount * 0.03 + i) * 30;
        ellipse(alienX, alienY, 15, 15);
        
        alienX = 3 * width/4 + 50 + sin(frameCount * 0.025 + i + PI) * 80;
        alienY = 145 + i * 70 + cos(frameCount * 0.035 + i + PI) * 40;
        ellipse(alienX, alienY, 12, 12);
    }
    
    textAlign(LEFT); // Reset text alignment
}

function drawGameOver() {
    // Dark, ominous background with gradient effect
    for (let i = 0; i < height; i++) {
        let inter = map(i, 0, height, 0, 1);
        let c = lerpColor(color(20, 0, 0), color(80, 20, 20), inter);
        stroke(c);
        line(0, i, width, i);
    }
    
    // Add some dark alien ships silhouettes in the sky
    fill(0, 0, 0, 150);
    for (let i = 0; i < 8; i++) {
        let shipX = width * 0.2 + i * (width * 0.1) + sin(frameCount * 0.01 + i) * 20;
        let shipY = 50 + i * 15 + cos(frameCount * 0.015 + i) * 10;
        
        // Draw alien ship silhouette
        ellipse(shipX, shipY, 40, 15);
        ellipse(shipX, shipY - 5, 25, 8);
        
        // Add some dim red lights
        fill(150, 0, 0, 100);
        ellipse(shipX - 8, shipY, 3, 3);
        ellipse(shipX + 8, shipY, 3, 3);
        fill(0, 0, 0, 150);
    }
    
    // Flickering emergency lighting effect
    let flicker = 200 + sin(frameCount * 0.3) * 55;
    fill(255, 0, 0, flicker * 0.3);
    rect(0, 0, width, height);
    
    // Main "GAME OVER" title with dramatic effect
    textAlign(CENTER);
    
    // Shadow/glow effect for title
    fill(0, 0, 0, 150);
    textSize(48);
    text("GAME OVER", width/2 + 3, height/2 - 180 + 3);
    
    // Main title with red glow
    fill(255, 50, 50);
    textSize(45);
    text("GAME OVER", width/2, height/2 - 180);
    
    // Subtitle based on failure type
    fill(255, 100, 100);
    textSize(18);
    if (gameState.state === 'gameOver2') {
        text("ECONOMIC COLLAPSE", width/2, height/2 - 140);
        text("Resources Depleted - Defense Systems Offline", width/2, height/2 - 120);
    } else {
        text("PLANETARY INVASION COMPLETE", width/2, height/2 - 140);
        text("Territory Lost - Earth Overrun", width/2, height/2 - 120);
    }
    
    // Main dramatic narrative text
    fill(220, 220, 220);
    textSize(16);
    textLeading(22); // Increase line spacing for better readability
    
    let narrativeText = "The base has been overrun. The Xenomorphs have breached\n" +
                       "Earth's final defensive line. As their ships darken the sky\n" +
                       "above, one truth becomes clear: they have learned everything\n" +
                       "they needed to know. Humanity's last transmission echoes\n" +
                       "into the void...";
    
    text(narrativeText, width/2, height/2 - 80);
    
    // Darwin quote in italics effect (using slightly different styling)
    fill(180, 180, 255);
    textSize(14);
    textLeading(18);
    
    let quoteText = '"It is not the strongest of the species that survives,\n' +
                   'nor the most intelligent that survives.\n' +
                   'It is the one that is the most adaptable to change"\n\n' +
                   '- Charles Darwin';
    
    text(quoteText, width/2, height/2 + 60);
    
    // Statistics box showing what went wrong
    fill(0, 0, 0, 120);
    rect(width/2 - 200, height/2 + 140, 400, 100, 8);
    
    fill(255, 150, 150);
    textSize(16);
    text("FINAL STATISTICS", width/2, height/2 + 160);
    
    fill(200, 200, 200);
    textSize(12);
    textAlign(LEFT);
    text(`Wave Reached: ${gameState.wave}`, width/2 - 180, height/2 + 180);
    text(`Territory Lost: ${capturedPercent.toFixed(1)}%`, width/2 - 180, height/2 + 195);
    text(`Turrets Deployed: ${turrets.length}`, width/2 - 180, height/2 + 210);
    text(`Final Resources: $${gameState.money}`, width/2 - 180, height/2 + 225);
    
    textAlign(RIGHT);
    text(`Aliens Eliminated: ${Math.max(0, (gameState.wave - 1) * 8)}`, width/2 + 180, height/2 + 180);
    text(`Defense Duration: ${Math.floor(frameCount / 60)}s`, width/2 + 180, height/2 + 195);
    text(`Evolution Cycles: ${gameState.wave - 1}`, width/2 + 180, height/2 + 210);
    text(`Survival Rating: FAILED`, width/2 + 180, height/2 + 225);
    
    // Restart instructions with pulsing effect
    textAlign(CENTER);
    let pulseAlpha = 150 + sin(frameCount * 0.1) * 105;
    fill(255, 255, 255, pulseAlpha);
    textSize(18);
    text("Press R to attempt defense again", width/2, height/2 + 270);
    
    fill(150, 150, 150);
    textSize(12);
    text("Press ENTER to return to briefing", width/2, height/2 + 295);
    
    // Add some floating ash/debris particles
    fill(100, 100, 100, 150);
    for (let i = 0; i < 20; i++) {
        let ashX = (frameCount * 0.3 + i * 67) % width;
        let ashY = (frameCount * 0.5 + i * 123) % height;
        ellipse(ashX, ashY, 2, 2);
    }
    
    fill(80, 80, 80, 100);
    for (let i = 0; i < 15; i++) {
        let ashX = (frameCount * 0.2 + i * 234) % width;
        let ashY = (frameCount * 0.4 + i * 345) % height;
        ellipse(ashX, ashY, 3, 3);
    }
    
    textAlign(LEFT); // Reset alignment
}
function drawGameWin() {
    // Purple-blue gradient background matching the CSS gradient
    for (let i = 0; i < height; i++) {
        let inter = map(i, 0, height, 0, 1);
        // Converting the CSS gradient: rgba(166,64,221,1) to rgba(102,165,235,1)
        let c = lerpColor(color(166, 64, 221), color(102, 165, 235), inter);
        stroke(c);
        line(0, i, width, i);
    }
    
    // Add celebratory fireworks effect
    fill(255, 255, 255, 200);
    for (let i = 0; i < 12; i++) {
        let fireworkX = (frameCount * 0.02 + i * 234) % width;
        let fireworkY = 50 + (i * 123) % (height * 0.4);
        
        // Firework burst
        for (let j = 0; j < 8; j++) {
            let angle = (j / 8) * TWO_PI + frameCount * 0.1;
            let burstRadius = 20 + sin(frameCount * 0.15 + i) * 15;
            let sparkX = fireworkX + cos(angle) * burstRadius;
            let sparkY = fireworkY + sin(angle) * burstRadius;
            
            fill(255, 215 + sin(frameCount * 0.1 + j) * 40, 0, 180);
            ellipse(sparkX, sparkY, 4, 4);
        }
    }
    
    // Add triumphant human ships in formation
    fill(0, 100, 255, 200);
    for (let i = 0; i < 6; i++) {
        let shipX = width * 0.15 + i * (width * 0.12) + sin(frameCount * 0.008 + i) * 10;
        let shipY = 80 + i * 8 + cos(frameCount * 0.01 + i) * 5;
        
        // Draw human ship silhouette (more angular/military)
        rect(shipX - 15, shipY, 30, 8);
        triangle(shipX - 20, shipY + 4, shipX - 15, shipY, shipX - 15, shipY + 8);
        triangle(shipX + 15, shipY, shipX + 20, shipY + 4, shipX + 15, shipY + 8);
        
        // Add blue engine glow
        fill(100, 200, 255, 150);
        ellipse(shipX - 18, shipY + 2, 4, 2);
        ellipse(shipX - 18, shipY + 6, 4, 2);
        fill(0, 100, 255, 200);
    }
    
    // Triumphant lighting effect
    let triumph = 100 + sin(frameCount * 0.08) * 50;
    fill(255, 255, 255, triumph * 0.1);
    rect(0, 0, width, height);
    
    // Main "VICTORY!" title with white outline and dramatic effect
    textAlign(CENTER);
    
    // White outline for title
    stroke(255, 255, 255);
    strokeWeight(4);
    fill(255, 215, 0);
    textSize(50);
    text("VICTORY!", width/2, height/2 - 180);
    
    // Remove stroke for clean fill
    noStroke();
    fill(255, 223, 0);
    text("VICTORY!", width/2, height/2 - 180);
    
    // Secondary title with white outline
    stroke(255, 255, 255);
    strokeWeight(2);
    fill(255, 255, 255);
    textSize(24);
    text("EARTH DEFENDED SUCCESSFULLY", width/2, height/2 - 140);
    noStroke();
    
    // Subtitle with pulsing effect and white outline
    let pulseAlpha = 200 + sin(frameCount * 0.12) * 55;
    stroke(255, 255, 255);
    strokeWeight(2);
    fill(100, 255, 100, pulseAlpha);
    textSize(18);
    text("The Xenomorph Threat Has Been Neutralized", width/2, height/2 - 110);
    noStroke();
    
    // Main victory narrative text with white outline
    stroke(0, 0, 0);
    strokeWeight(1);
    fill(230, 230, 255);
    textSize(16);
    textLeading(22);
    
    let victoryText = "Against all odds, humanity has prevailed. The alien\n" +
                     "invasion fleet retreats into the void, their evolutionary\n" +
                     "advantage overcome by human ingenuity and determination.\n" +
                     "Earth's defenses held strong through 25 waves of\n" +
                     "relentless assault. The future is secure.";
    
    text(victoryText, width/2, height/2 - 70);
    noStroke();
    
    // Inspirational quote with white outline
    stroke(0, 0, 0);
    strokeWeight(1);
    fill(200, 200, 255);
    textSize(14);
    textLeading(18);
    
    let inspirationText = '"The ultimate measure of a man is not where he stands\n' +
                         'in moments of comfort and convenience, but where he\n' +
                         'stands at times of challenge and controversy"\n\n' +
                         '- Martin Luther King Jr.';
    
    text(inspirationText, width/2, height/2 + 40);
    noStroke();
    
    // Victory statistics box with updated colors
    fill(0, 0, 0, 100); // More transparent black
    rect(width/2 - 200, height/2 + 120, 400, 120, 8);
    
    // White border for stats box instead of golden
    stroke(0, 0, 0);
    strokeWeight(2);
    noFill();
    rect(width/2 - 200, height/2 + 120, 400, 120, 8);
    noStroke();
    
    // Stats title with white outline
    stroke(0, 0, 0);
    strokeWeight(2);
    fill(255, 215, 0);
    textSize(16);
    text("MISSION ACCOMPLISHED", width/2, height/2 + 145);
    noStroke();
    
    // Stats text with white outline
    stroke(0, 0, 0);
    strokeWeight(1);
    fill(255, 255, 255);
    textSize(12);
    textAlign(LEFT);
    text(`Waves Survived: ${gameState.wave - 1}/25`, width/2 - 180, height/2 + 165);
    text(`Territory Defended: ${(100 - capturedPercent).toFixed(1)}%`, width/2 - 180, height/2 + 180);
    text(`Turrets Deployed: ${turrets.length}`, width/2 - 180, height/2 + 195);
    text(`Resources Remaining: $${gameState.money}`, width/2 - 180, height/2 + 210);
    text(`Final Defense Rating: HEROIC`, width/2 - 180, height/2 + 225);
    
    textAlign(RIGHT);
    text(`Total Aliens Defeated: ${gameState.wave * 8}`, width/2 + 180, height/2 + 165);
    text(`Mission Duration: ${Math.floor(frameCount / 60)}s`, width/2 + 180, height/2 + 180);
    text(`Evolution Cycles Survived: ${gameState.wave - 1}`, width/2 + 180, height/2 + 195);
    text(`Humanity Status: VICTORIOUS`, width/2 + 180, height/2 + 210);
    text(`Earth Status: SECURED`, width/2 + 180, height/2 + 225);
    noStroke();
    
    // Restart instructions with white outline
    textAlign(CENTER);
    let goldPulse = 200 + sin(frameCount * 0.15) * 55;
    stroke(0, 0, 0);
    strokeWeight(2);
    fill(255, 215, 0, goldPulse);
    textSize(18);
    text("Press R to defend Earth again", width/2, height/2 + 270);
    
    strokeWeight(1);
    fill(0, 0, 0);
    textSize(12);
    text("Press ENTER to return to mission briefing", width/2, height/2 + 295);
    noStroke();
    
    // Add victory confetti effect with updated colors
    fill(255, 215, 0, 200);
    for (let i = 0; i < 30; i++) {
        let confettiX = (frameCount * 0.8 + i * 89) % width;
        let confettiY = (frameCount * 1.2 + i * 156) % height;
        rect(confettiX, confettiY, 4, 2);
    }
    
    fill(166, 64, 221, 200); // Purple confetti to match gradient
    for (let i = 0; i < 25; i++) {
        let confettiX = (frameCount * 0.6 + i * 134) % width;
        let confettiY = (frameCount * 1.0 + i * 178) % height;
        rect(confettiX, confettiY, 3, 3);
    }
    
    fill(102, 165, 235, 200); // Blue confetti to match gradient
    for (let i = 0; i < 20; i++) {
        let confettiX = (frameCount * 0.7 + i * 167) % width;
        let confettiY = (frameCount * 0.9 + i * 201) % height;
        ellipse(confettiX, confettiY, 3, 3);
    }
    
    textAlign(LEFT); // Reset alignment
}
// ── style.css
html, body {
    margin: 0;
    padding: 0;
    width: 100%;
    height: 100%;
    overflow: hidden; /* Prevent scrollbars */
}

canvas {
    display: block;
    width: 100vw !important;
    height: 100vh !important;
}

main {
    width: 100%;
    height: 100%;
}


// ── turret.js
function updateTurret(turret) {
    // Check if turret should explode based on surrounding alien territory
    let gridX = floor(turret.x / cellSize);
    let gridY = floor(turret.y / cellSize);
    
    if (gridX >= 0 && gridX < mapCols && gridY >= 0 && gridY < mapRows) {
        // Check the 3x3 grid around the turret (9 tiles total)
        let alienTileCount = 0;
        let totalTilesChecked = 0;
        
        for (let dx = -1; dx <= 1; dx++) {
            for (let dy = -1; dy <= 1; dy++) {
                let checkX = gridX + dx;
                let checkY = gridY + dy;
                
                // Make sure we're within bounds
                if (checkX >= 0 && checkX < mapCols && checkY >= 0 && checkY < mapRows) {
                    totalTilesChecked++;
                    if (territory[checkX][checkY] === 'alien') {
                        alienTileCount++;
                    }
                }
            }
        }
        
        // Calculate percentage of alien tiles
        let alienPercentage = alienTileCount / totalTilesChecked;
        
        // If 30% or more of surrounding tiles are alien, destroy the turret
        if (alienPercentage >= 0.3) {
            let index = turrets.indexOf(turret);
            if (index > -1) {
                // Create explosion effect before removing turret
                explosions.push({
                    x: turret.x,
                    y: turret.y,
                    radius: 0,
                    maxRadius: 60,
                    life: 60, // frames to live
                    maxLife: 60
                });
                
                turrets.splice(index, 1);
                
                console.log(`${turret.type} turret destroyed! ${alienTileCount}/${totalTilesChecked} surrounding tiles were alien (${(alienPercentage * 100).toFixed(1)}%)`);
            }
            return; // Exit early since turret is destroyed
        }
    }
    
    // Normal turret behavior if not destroyed
    if (turret.type === 'combat') {
        // Combat turret behavior with line-of-sight checking
        let nearest = null;
        let minDist = turret.range;
        
        for (let alien of aliens) {
            let dist = sqrt((alien.x - turret.x) ** 2 + (alien.y - turret.y) ** 2);
            
            // Check both distance and line of sight
            if (dist < minDist && hasLineOfSight(turret.x, turret.y, alien.x, alien.y)) {
                nearest = alien;
                minDist = dist;
            }
        }
        
        // Shoot at nearest alien (only if line of sight is clear)
        if (nearest && frameCount % turret.fireRate === 0) {
            projectiles.push({
                x: turret.x,
                y: turret.y,
                target: nearest,
                speed: 5,
                damage: turret.damage,
                life: 100
            });
        }
    } else if (turret.type === 'money') {
        // Money turret behavior stays the same
        if (frameCount - turret.lastMoneyTime >= turret.moneyInterval && aliens.length > 1) {
            gameState.money += turret.moneyGeneration;
            turret.lastMoneyTime = frameCount;
            console.log(`Money turret generated $${turret.moneyGeneration}! Total: $${gameState.money}`);
        }
    }
}

function updateProjectile(projectile) {
    if (projectile.target && projectile.target.health > 0) {
        let dx = projectile.target.x - projectile.x;
        let dy = projectile.target.y - projectile.y;
        let dist = sqrt(dx * dx + dy * dy);
        
        if (dist < 10) {
            // Hit target
            projectile.target.health -= projectile.damage;
            projectile.life = 0;
        } else {
            // Calculate next position
            let nextX = projectile.x + (dx / dist) * projectile.speed;
            let nextY = projectile.y + (dy / dist) * projectile.speed;
            
            // Check if next position would hit an obstacle
            if (checkObstacleCollision(nextX, nextY)) {
                // Projectile hits obstacle - destroy it
                projectile.life = 0;
                console.log("💥 Projectile hit obstacle!");
                
                // Optional: Create small explosion effect at impact
                explosions.push({
                    x: projectile.x,
                    y: projectile.y,
                    radius: 0,
                    maxRadius: 20, // Smaller explosion for projectile
                    life: 30,
                    maxLife: 30
                });
            } else {
                // Move toward target
                projectile.x = nextX;
                projectile.y = nextY;
            }
        }
    }
    
    projectile.life--;
}

function hasLineOfSight(startX, startY, endX, endY) {
    // Check if there's a clear path between two points
    let steps = max(abs(endX - startX), abs(endY - startY));
    let stepX = (endX - startX) / steps;
    let stepY = (endY - startY) / steps;
    
    for (let i = 0; i <= steps; i++) {
        let checkX = startX + stepX * i;
        let checkY = startY + stepY * i;
        
        if (checkObstacleCollision(checkX, checkY)) {
            return false; // Obstacle blocks the path
        }
    }
    
    return true; // Clear line of sight
}
